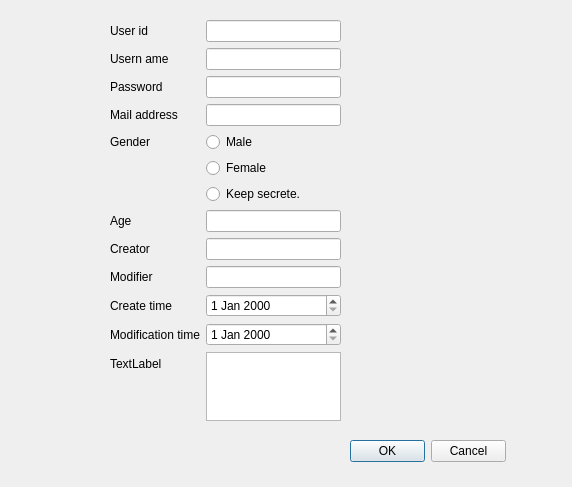
<?xml version="1.0" encoding="UTF-8"?>
<ui version="4.0">
 <class>Form</class>
 <widget class="QWidget" name="Form">
  <property name="geometry">
   <rect>
    <x>0</x>
    <y>0</y>
    <width>572</width>
    <height>487</height>
   </rect>
  </property>
  <property name="windowTitle">
   <string>Form</string>
  </property>
  <widget class="QWidget" name="formLayoutWidget">
   <property name="geometry">
    <rect>
     <x>110</x>
     <y>20</y>
     <width>231</width>
     <height>401</height>
    </rect>
   </property>
   <layout class="QFormLayout" name="formLayout">
    <item row="2" column="0">
     <widget class="QLabel" name="label_6">
      <property name="text">
       <string>Usern ame</string>
      </property>
     </widget>
    </item>
    <item row="2" column="1">
     <widget class="QLineEdit" name="lineEdit_6"/>
    </item>
    <item row="3" column="1">
     <widget class="QLineEdit" name="lineEdit_7"/>
    </item>
    <item row="3" column="0">
     <widget class="QLabel" name="label_7">
      <property name="text">
       <string>Password</string>
      </property>
     </widget>
    </item>
    <item row="4" column="0">
     <widget class="QLabel" name="label_2">
      <property name="text">
       <string>Mail address</string>
      </property>
     </widget>
    </item>
    <item row="4" column="1">
     <widget class="QLineEdit" name="lineEdit_2"/>
    </item>
    <item row="5" column="0">
     <widget class="QLabel" name="label_4">
      <property name="text">
       <string>Gender</string>
      </property>
     </widget>
    </item>
    <item row="8" column="0">
     <widget class="QLabel" name="label_5">
      <property name="text">
       <string>Age</string>
      </property>
     </widget>
    </item>
    <item row="8" column="1">
     <widget class="QLineEdit" name="lineEdit_5"/>
    </item>
    <item row="9" column="0">
     <widget class="QLabel" name="label_8">
      <property name="text">
       <string>Creator</string>
      </property>
     </widget>
    </item>
    <item row="9" column="1">
     <widget class="QLineEdit" name="lineEdit_8"/>
    </item>
    <item row="10" column="0">
     <widget class="QLabel" name="label_9">
      <property name="text">
       <string>Modifier</string>
      </property>
     </widget>
    </item>
    <item row="10" column="1">
     <widget class="QLineEdit" name="lineEdit_9"/>
    </item>
    <item row="5" column="1">
     <widget class="QRadioButton" name="radioButton">
      <property name="text">
       <string>Male</string>
      </property>
     </widget>
    </item>
    <item row="6" column="1">
     <widget class="QRadioButton" name="radioButton_2">
      <property name="text">
       <string>Female</string>
      </property>
     </widget>
    </item>
    <item row="7" column="1">
     <widget class="QRadioButton" name="radioButton_3">
      <property name="text">
       <string>Keep secrete.</string>
      </property>
     </widget>
    </item>
    <item row="11" column="0">
     <widget class="QLabel" name="label_10">
      <property name="text">
       <string>Create time</string>
      </property>
     </widget>
    </item>
    <item row="11" column="1">
     <widget class="QDateEdit" name="dateEdit"/>
    </item>
    <item row="12" column="0">
     <widget class="QLabel" name="label_11">
      <property name="text">
       <string>Modification time</string>
      </property>
     </widget>
    </item>
    <item row="12" column="1">
     <widget class="QDateEdit" name="dateEdit_2"/>
    </item>
    <item row="1" column="0">
     <widget class="QLabel" name="label_12">
      <property name="text">
       <string>User id</string>
      </property>
     </widget>
    </item>
    <item row="1" column="1">
     <widget class="QLineEdit" name="lineEdit_4"/>
    </item>
    <item row="13" column="0">
     <widget class="QLabel" name="label_13">
      <property name="text">
       <string>TextLabel</string>
      </property>
     </widget>
    </item>
    <item row="13" column="1">
     <widget class="QPlainTextEdit" name="plainTextEdit"/>
    </item>
   </layout>
   <zorder>lineEdit_6</zorder>
   <zorder>lineEdit_7</zorder>
   <zorder>label_7</zorder>
   <zorder>label_2</zorder>
   <zorder>lineEdit_2</zorder>
   <zorder>label_4</zorder>
   <zorder>label_5</zorder>
   <zorder>lineEdit_5</zorder>
   <zorder>label_8</zorder>
   <zorder>lineEdit_8</zorder>
   <zorder>label_9</zorder>
   <zorder>lineEdit_9</zorder>
   <zorder>radioButton</zorder>
   <zorder>radioButton_2</zorder>
   <zorder>radioButton_3</zorder>
   <zorder>label_10</zorder>
   <zorder>dateEdit</zorder>
   <zorder>label_11</zorder>
   <zorder>dateEdit_2</zorder>
   <zorder>label_6</zorder>
   <zorder>label_12</zorder>
   <zorder>lineEdit_4</zorder>
   <zorder>label_13</zorder>
   <zorder>plainTextEdit</zorder>
  </widget>
  <widget class="QDialogButtonBox" name="buttonBox">
   <property name="geometry">
    <rect>
     <x>350</x>
     <y>440</y>
     <width>156</width>
     <height>23</height>
    </rect>
   </property>
   <property name="standardButtons">
    <set>QDialogButtonBox::Cancel|QDialogButtonBox::Ok</set>
   </property>
  </widget>
 </widget>
 <resources/>
 <connections/>
</ui>
